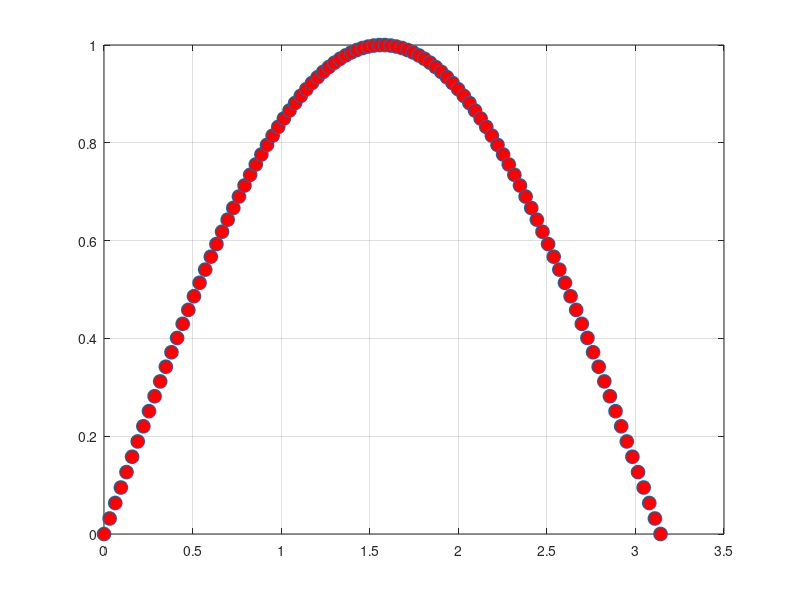

Here is the MATLAB script that generated this plot: (Note: this script raises an error after producing the figure.)
%% EXC 7
%%
figure(1)
f=@(x)sin(x);
n=4;
X=linspace(0,pi,100);
h=X(2)-X(1);
Y=f(X);
plot(X,Y,'o','MarkerFaceColor','r','Markersize',10);
hold on;
grid on;
syms x;
df=diff(f(x),x);
df=matlabFunction(df,'vars',{x});
fplot(df,[0,pi]);
xgr=linspace(0,pi,100);
for i=1:length(xgr)
    [dfr(i)]=MetRichardson(f,xgr(i),h,n);
end
plot(xgr,dfr,'o','MarkerFaceColor','b','Markersize',10);
dfr
figure(2)
disp('Reprezentare eroare E=|f-Dr|');
syms xp;
Dr=0;
for i=1:length(xgr)
    Dr=Dr+(i*dfr(i)*(xp^(i-1)));
end
Dr=matlabFunction(Dr,'vars',{xp});
Dr(xp)
E1=abs(f(xp)-Dr(xp))
fplot(E1,[0,pi]);
for i=1:length(xgr)
    [df2r(i)]=MetRichardsond(f,xgr(i),h,n-1);
end
Dr2=0;
for i=1:length(xgr)
    Dr2=Dr2+(i*(i-1)*df2r(i)*(xp^(i-2)));
end
Dr2=matlabFunction(Dr2,'vars',{xp});
Dr2(xp)
figure(3)
d2f=diff(df(x),x);
d2f=matlabFunction(d2f,'vars',{x});
fplot(d2f,[0,pi]);
hold on;
grid on;
plot(xgr,df2r,'o','MarkerFaceColor','b','Markersize',10);
%%
figure(4)
f=@(x)sin(x);
n=6;
X=linspace(0,pi,100);
h=X(2)-X(1);
Y=f(X);
plot(X,Y,'o','MarkerFaceColor','r','Markersize',10);
hold on;
grid on;
syms x;
df=diff(f(x),x);
df=matlabFunction(df,'vars',{x});
fplot(df,[0,pi]);
xgr=linspace(0,pi,100);
for i=1:length(xgr)
    [dfr(i)]=MetRichardson(f,xgr(i),h,n);
end
plot(xgr,dfr,'o','MarkerFaceColor','b','Markersize',10);
dfr
figure(5)
disp('Reprezentare eroare E=|f-Dr|');
syms xp;
Dr=0;
for i=1:length(xgr)
    Dr=Dr+(i*dfr(i)*(xp^(i-1)));
end
Dr=matlabFunction(Dr,'vars',{xp});
Dr(xp)
E2=abs(f(xp)-Dr(xp))
fplot(E2,[0,pi]);
for i=1:length(xgr)
    [df2r(i)]=MetRichardsond(f,xgr(i),h,n-1);
end
Dr2=0;
for i=1:length(xgr)
    Dr2=Dr2+(i*(i-1)*df2r(i)*(xp^(i-2)));
end
Dr2=matlabFunction(Dr2,'vars',{xp});
Dr2(xp)
figure(6)
d2f=diff(df(x),x);
d2f=matlabFunction(d2f,'vars',{x});
fplot(d2f,[0,pi]);
hold on;
grid on;
plot(xgr,df2r,'o','MarkerFaceColor','b','Markersize',10);
%%
figure(7)
f=@(x)sin(x);
n=8;
X=linspace(0,pi,100);
h=X(2)-X(1);
Y=f(X);
plot(X,Y,'o','MarkerFaceColor','r','Markersize',10);
hold on;
grid on;
syms x;
df=diff(f(x),x);
df=matlabFunction(df,'vars',{x});
fplot(df,[0,pi]);
xgr=linspace(0,pi,100);
for i=1:length(xgr)
    [dfr(i)]=MetRichardson(f,xgr(i),h,n);
end
plot(xgr,dfr,'o','MarkerFaceColor','b','Markersize',10);
dfr
figure(8)
disp('Reprezentare eroare E=|f-Dr|');
syms xp;
Dr=0;
for i=1:length(xgr)
    Dr=Dr+(i*dfr(i)*(xp^(i-1)));
end
Dr=matlabFunction(Dr,'vars',{xp});
Dr(xp)
E3=abs(f(xp)-Dr(xp))
fplot(E3,[0,pi]);
for i=1:length(xgr)
    [df2r(i)]=MetRichardsond(f,xgr(i),h,n-1);
end
Dr2=0;
for i=1:length(xgr)
    Dr2=Dr2+(i*(i-1)*df2r(i)*(xp^(i-2)));
end
Dr2=matlabFunction(Dr2,'vars',{xp});
Dr2(xp)
figure(9)
d2f=diff(df(x),x);
d2f=matlabFunction(d2f,'vars',{x});
fplot(d2f,[0,pi]);
hold on;
grid on;
plot(xgr,df2r,'o','MarkerFaceColor','b','Markersize',10);